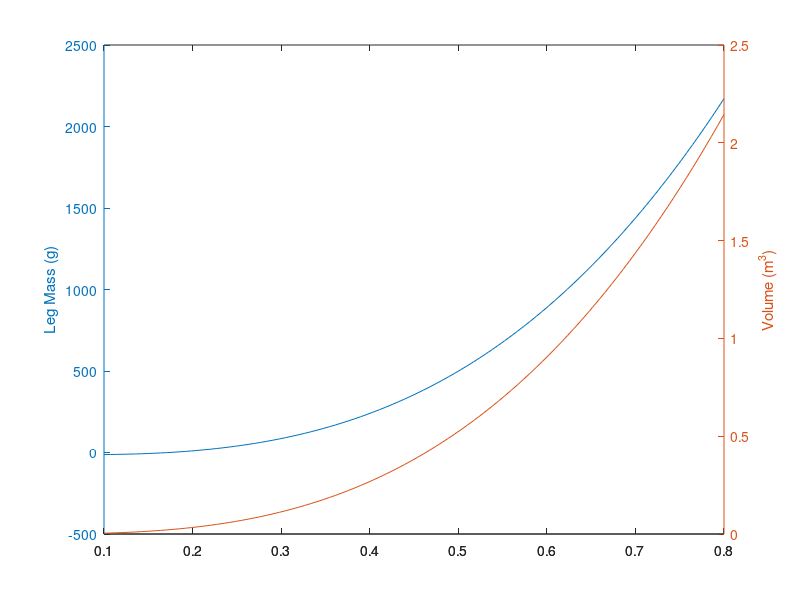

This figure's MATLAB source:
clear all
close all


AIR_DENSITY = 1.225;        %kg/m^3
HELIUM_DENSITY = 0.179;     %kg/m^3
num_legs = 1;               %unitless
radius = 0.5;               %m
skirt_height = radius / 2;  %m
servo_mass = 0.009;         %kg

% This is the linear density of paper mache, assuming 50-50 split between
% paper and glue, and an area of 0.005m by 0.025m
skirt_lin_density = 0.0916; %kg/m
g = -9.8;                   %m/s^2

figure
radii = linspace(0.1, 0.8, 100);
res = zeros(size(radii));
volumes = zeros(size(radii));
for index = 1:length(radii)
    radius = radii(index);
    skirt_height = radius / 2;
    volume = radius^3 * 4 * pi / 3;
    f_bouy = volume * AIR_DENSITY * -g;
    f_lift = f_bouy - (volume * HELIUM_DENSITY * -g);
    max_mass = f_lift / -g;
    skirt_radius = sqrt(radius^2 - (radius - skirt_height)^2);
    skirt_mass = skirt_radius * skirt_lin_density;
    servos_mass = servo_mass * num_legs;
    available_mass = max_mass - skirt_mass - servos_mass;
    mass_per_leg = available_mass / num_legs;
    res(index) = mass_per_leg * 1000;
    volumes(index) = volume;
end
[hAx, leg_info, volume_info] = plotyy(radii, res, radii, volumes);
ylabel(hAx(1), 'Leg Mass (g)');
ylabel(hAx(2), 'Volume (m^3)');